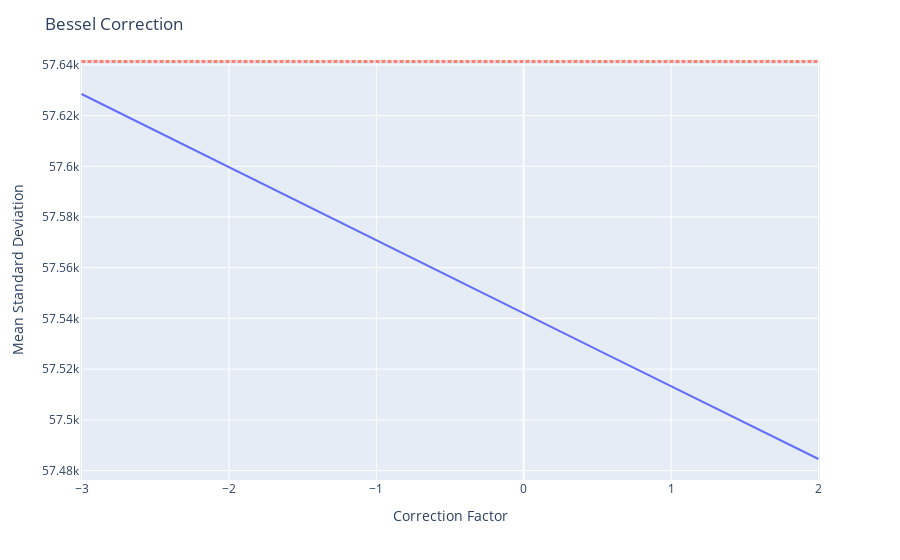

Notebook cell for this chart:
### Code cell
import plotly.express as px
import numpy as np
from math import sqrt
from numpy.random import seed
from numpy.random import randint
from random import sample
import pandas as pd

value = 1000
population_size = 50000

# seed random number generator
seed(1)
# generate some integers
values = list(randint(0, 200000, population_size))
# Declare empty lists to store Variance of the Sample and Correction Factor
var = [0] * 51
corr = [0] * 51
n = 0
x = 0.1

# 300 is the number of times a sample of size 'value' is drawn from the population
while n < 300:
    subset = sample(values, int(value))
    sample_mean = np.mean(subset)
    squared_sum = 0
    for i in range(int(value)):
        squared_sum = squared_sum + (subset[i] - sample_mean) ** 2
    j = 0
    x = -3  # Initialize Correction factor as -3
    
    # Iteratively loop through a number of Correction Factors from -3 to 2
    while x < 2.1:  
        var[j] += squared_sum / (value + x)
        corr[j] = x
        x += 0.1
        j += 1
    n += 1
var_calc = list(map(lambda y: sqrt(y / 300), var))

# Calculate Population Mean
pop_mean = np.mean(values)
squared = 0
for i in range(50000):
    squared = squared + (values[i] - pop_mean) ** 2
# Calculate Population Standard Deviation
sd = sqrt(squared / 50000)

# Store results in a dataframe
info = pd.DataFrame(columns=['Correction_Factor', 'Variance', 'SD'])
info['Correction_Factor'] = corr
info['Variance'] = var
info['SD'] = var_calc

table_output = pd.DataFrame(columns=['Sample_Size', 'Deviation(%) of Uncorrected Standard Deviation', 'Deviation(%) of Unbiased Standard Deviation'])
table_output.loc[0] = [int(value), abs(sd - info.loc[31, 'SD']) * 100 / sd, 
                                abs(sd - info.loc[21, 'SD']) * 100 / sd]

data = [dict(table_output.loc[0, ])]
columns = [
    {'name': k.capitalize(), 'id': k}
    for k in list(table_output.columns)
]

fig = px.line(info, x="Correction_Factor", y="SD")

fig.update_layout(yaxis={'title': 'Mean Standard Deviation'},xaxis={'title': 'Correction Factor'},
                    title={'text': 'Bessel Correction'}, shapes=[dict(
        line_color="salmon", line_width=3, opacity=1, line_dash="dot",
        yref='y', y0=sd, y1=sd,
        xref='x', x0=-3, x1=2
    )])

### Figure 1 — Plotly figure (JSON) as saved in the notebook; plotly's stock layout.template omitted (floating-point values rounded to 4 significant figures)
{"data": [{"hovertemplate": "Correction_Factor=%{x}<br>SD=%{y}<extra></extra>", "legendgroup": "", "line": {"color": "#636efa", "dash": "solid"}, "marker": {"symbol": "circle"}, "mode": "lines", "name": "", "orientation": "v", "showlegend": false, "type": "scatter", "x": [-3, -2.9, -2.8, -2.7, -2.6, -2.5, -2.4, -2.3, -2.2, -2.1, -2.0, -1.9, -1.8, -1.7, -1.6, -1.5, -1.4, -1.3, -1.2, -1.1, -1.0, -0.9, -0.8, -0.7, -0.6, -0.5, -0.4, -0.3, -0.2, -0.1, 1.527e-15, 0.1, 0.2, 0.3, 0.4, 0.5, 0.6, 0.7, 0.8, 0.9, 1.0, 1.1, 1.2, 1.3, 1.4, 1.5, 1.6, 1.7, 1.8, 1.9, 2.0], "xaxis": "x", "y": [57630.0, 57630.0, 57620.0, 57620.0, 57620.0, 57610.0, 57610.0, 57610.0, 57610.0, 57600.0, 57600.0, 57600.0, 57590.0, 57590.0, 57590.0, 57590.0, 57580.0, 57580.0, 57580.0, 57570.0, 57570.0, 57570.0, 57570.0, 57560.0, 57560.0, 57560.0, 57550.0, 57550.0, 57550.0, 57540.0, 57540.0, 57540.0, 57540.0, 57530.0, 57530.0, 57530.0, 57520.0, 57520.0, 57520.0, 57520.0, 57510.0, 57510.0, 57510.0, 57500.0, 57500.0, 57500.0, 57500.0, 57490.0, 57490.0, 57490.0, 57480.0], "yaxis": "y"}], "layout": {"legend": {"tracegroupgap": 0}, "margin": {"t": 60}, "shapes": [{"line": {"color": "salmon", "dash": "dot", "width": 3}, "opacity": 1, "x0": -3, "x1": 2, "xref": "x", "y0": 57640.0, "y1": 57640.0, "yref": "y"}], "title": {"text": "Bessel Correction"}, "xaxis": {"anchor": "y", "domain": [0, 1], "title": {"text": "Correction Factor"}}, "yaxis": {"anchor": "x", "domain": [0, 1], "title": {"text": "Mean Standard Deviation"}}}}
